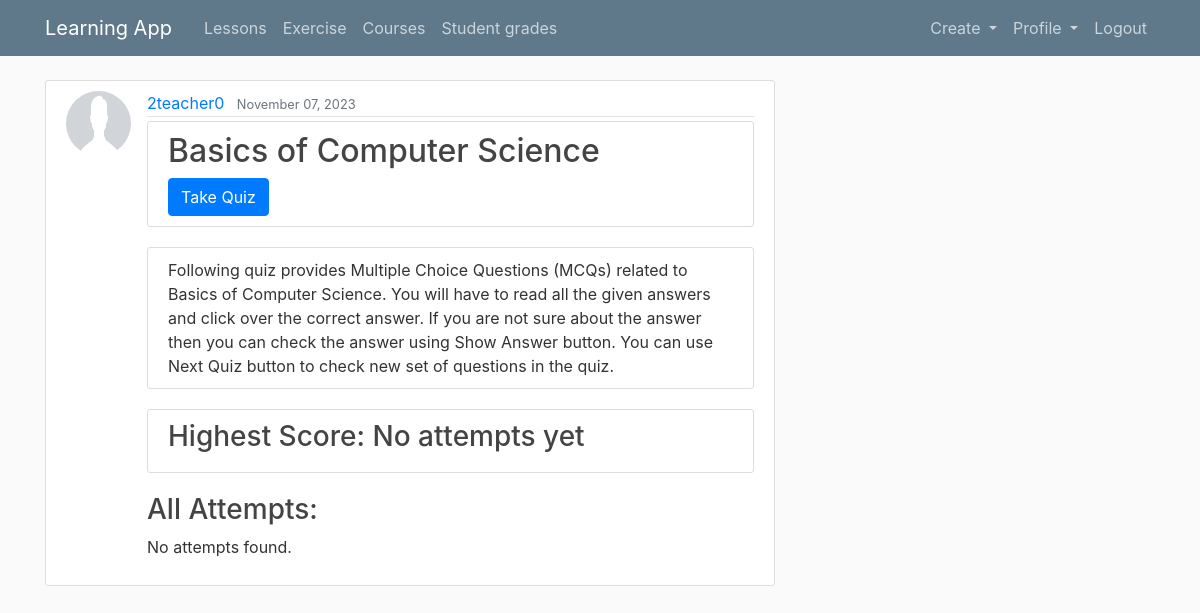
Before: /exercise/3/ (signed in) with the older database file.
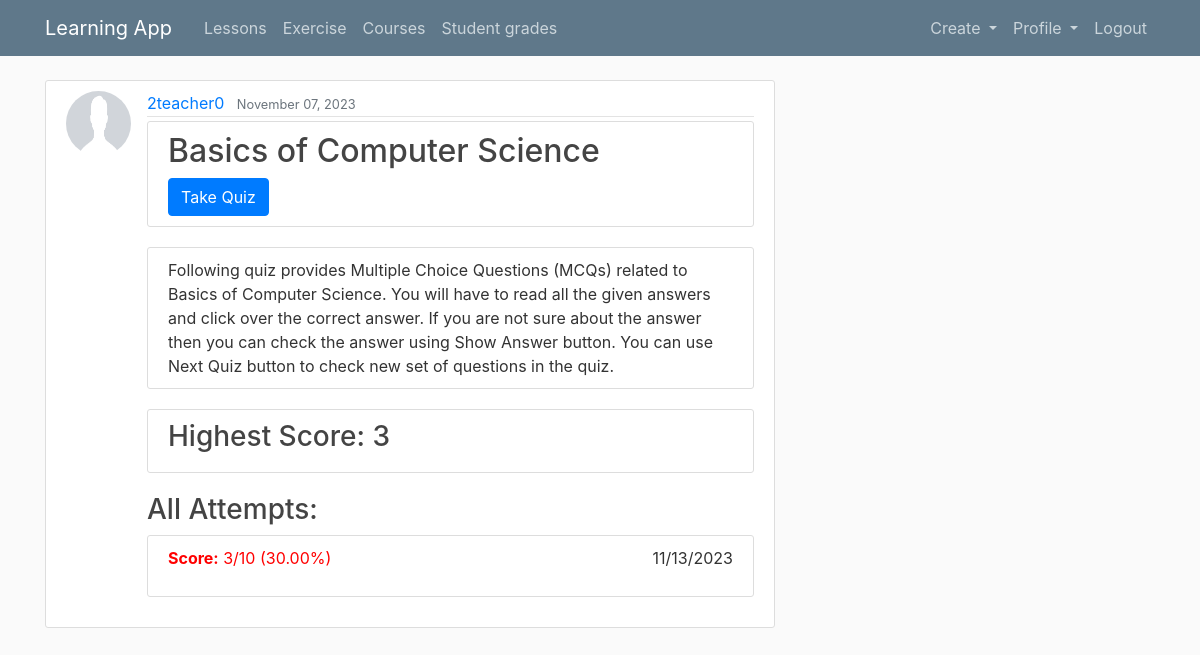
After: the same page with the newer database file.
### learning_app/models.py (models this page shows, shortened)
class Exercise(models.Model):
    title = models.CharField(max_length=200)
    content = models.TextField(blank=True)
    date = models.DateTimeField(default=timezone.now)
    author = models.ForeignKey(User, on_delete=models.CASCADE)
    course = models.ForeignKey(Course, on_delete=models.CASCADE, related_name='exercises', default=4)

class Profile(models.Model):
    user = models.OneToOneField(User, on_delete=models.CASCADE)
    image = models.ImageField(default='default.png', upload_to='profile_pics')
    ROLE_CHOICES = [
        ('TEACHER', 'Teacher'),
        ('STUDENT', 'Student'),
        ('ADMIN', 'Admin')
    ]
    role = models.CharField(max_length=10, choices=ROLE_CHOICES, default='STUDENT')

class Attempt(models.Model):
    user = models.ForeignKey(settings.AUTH_USER_MODEL, on_delete=models.CASCADE)
    exercise = models.ForeignKey(Exercise, on_delete=models.CASCADE)
    date = models.DateTimeField(auto_now_add=True)  # date of the attempt
    score = models.IntegerField()
    attempt_number = models.IntegerField(default=0)

### learning_app/views.py (the view)
# urls.py: path('exercise/<int:pk>/', ExerciseDetailView.as_view(), name='exercise-detail'),  # shows individual exercise
class ExerciseDetailView(LoginRequiredMixin, DetailView):
    model = Exercise
    template_name = 'learning_app/exercise_detail.html'
    context_object_name = 'exercise'
    def get_context_data(self, **kwargs):
        context = super().get_context_data(**kwargs)
        previous_attempts = Attempt.objects.filter(
            user=self.request.user,
            exercise=self.object
        ).order_by('-date')
        highest_score = previous_attempts.aggregate(max_score=Max('score'))['max_score']
        for attempt in previous_attempts:
            total_questions = self.object.questions.count()
            attempt.percentage = (attempt.score / total_questions) * 100 if total_questions > 0 else 0
        context['previous_attempts'] = previous_attempts
        context['highest_score'] = highest_score if highest_score is not None else "No attempts yet"
        return context

### learning_app/templates/learning_app/exercise_detail.html (shortened to what this page needs)
{% extends "learning_app/base.html" %}
{% load crispy_forms_tags %}
{% block content %}
<article class="media content-section">
    <img class="rounded-circle article-img" src="{{ exercise.author.profile.image.url }}">
    <div class="media-body">
        <div class="article-metadata">
            <a class="mr-2" href="{% url 'user-posts' exercise.author.username %}">{{ exercise.author }}</a>
            <small class="text-muted">{{ exercise.date|date:"F d, Y" }}</small>
        </div>
        <div class="content-section">
            <h2 class="article-title">{{ exercise.title }}</h2>
            <a href="{% url 'exercise-take' exercise.id %}" class="btn btn-primary">Take Quiz</a>
        </div>
        <p class="content-section">{{ exercise.content }}</p>
        <div class="content-section">
            <h3>Highest Score: {{ highest_score }}</h3>
        </div>
        <div class="all-attempts">
            <h3>All Attempts:</h3>
            {% if previous_attempts %}
                {% for attempt in previous_attempts %}
                <div class="content-section">
                    <p style="display: flex; justify-content: space-between;">
                        <span style="{% if attempt.percentage >= 80 %}color: limegreen;{% elif attempt.percentage >= 60 %}color: orange;{% else %}color: red;{% endif %}">
                            <strong>Score:</strong> {{ attempt.score }}/{{ exercise.questions.count }} ({{ attempt.percentage|floatformat:2 }}%)
                        </span>
                        <span>{{ attempt.date|date:"m/d/Y" }}</span>
                    </p>
                </div>
                {% endfor %}
            {% else %}
                <p>No attempts found.</p>
            {% endif %}
        </div>
    </div>
</article>
{% endblock content %}

Changed rows visible on the page:
added Attempt: score "3", {{ exercise.questions.count }} "10", percentage "30.00", date "11/13/2023"
Other visible differences:
{{ highest_score }}: "No attempts yet" → "3"
text no longer shown: "No attempts found."
